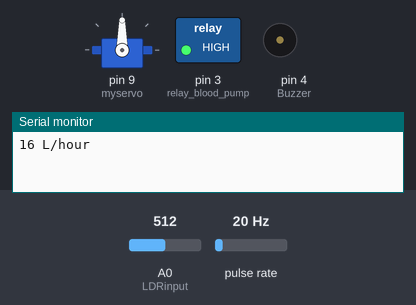
The sketch below on a simulated Arduino Uno, built with avr-gcc and run on an emulated ATmega328P. Parts: servo, switched loads named in the sketch (green lamp = pin HIGH), buzzer (waves = sounding, pin HIGH), the last lines printed to the serial monitor. Wiring (inferred from the names in the program): pulse sensor: data pin 2. Inputs (shaded band) come from the test bench; at power-on: A0 (LDRinput) = 512, pulse rate 20 Hz.

Above: at 1.2 s.
1.3 s: A0 (LDRinput) set to 706
2.8 s: A0 (LDRinput) set to 732
At 4.0 s:
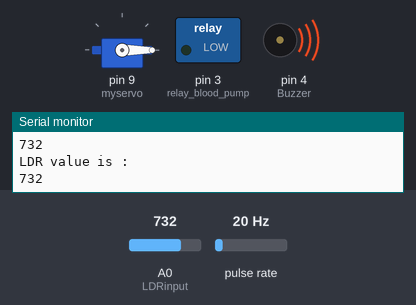
4.4 s: A0 (LDRinput) set to 716
At 4.8 s:
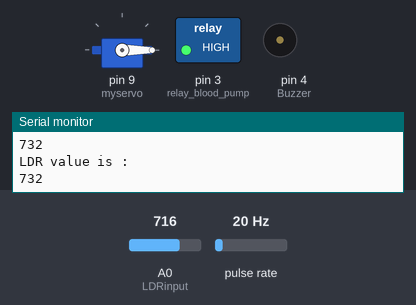
6.0 s: A0 (LDRinput) set to 900
At 7.1 s:
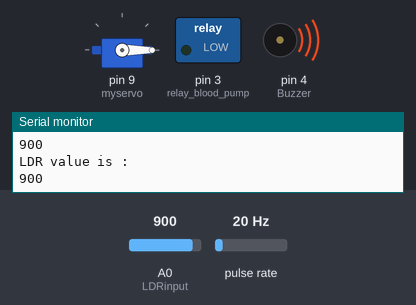
7.6 s: pulse rate (sensor on pin 2) set to 196 Hz
10.6 s: A0 (LDRinput) set to 710
At 12.0 s:
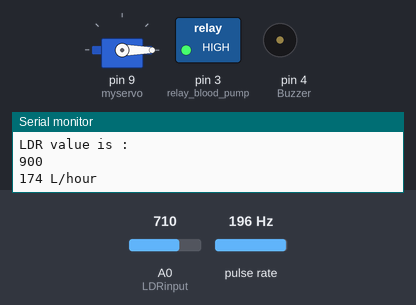
Timing chart, 0 to 13.2 s (numbered marks = the images above; inputs shaded):
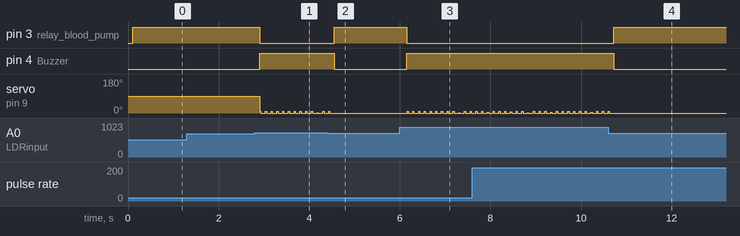

Measured:
- the behaviour switches between 720 and 721 on A0 (LDRinput) (found by bisection; images 0 and 1)
- after the input at 2.8 s, pin 3 (relay_blood_pump): HIGH → LOW after 0.11 s; pin 4 (Buzzer): LOW → HIGH after 0.11 s
- after the input at 4.4 s, pin 3 (relay_blood_pump): LOW → HIGH after 0.15 s; pin 4 (Buzzer): HIGH → LOW after 0.15 s; servo on pin 9 (myservo): goes on until 4.5 s, then stays 0°
- after the input at 6.0 s, pin 3 (relay_blood_pump): HIGH → LOW after 0.16 s; pin 4 (Buzzer): LOW → HIGH after 0.16 s
- after the input at 10.6 s, pin 3 (relay_blood_pump): LOW → HIGH after 0.12 s; pin 4 (Buzzer): HIGH → LOW after 0.12 s; servo on pin 9 (myservo): goes on until 10.6 s, then stays 0°

The sketch:

blood_circuit.ino
```cpp
int flow_frequency; // Measures flow sensor pulsesunsigned

int l_hour; // Calculated litres/hour
int flowsensor = 2; // Sensor Input
float currentTime;
long cloopTime;
//LDR
int LDRinput= A0;
int Buzzer=4;
int relay_blood_pump= 3;
//servo motor
#include <Servo.h>

Servo myservo;  // create servo object to control a servo
// twelve servo objects can be created on most boards

int pos=0 ;
void flow () // Interrupt function

{
   flow_frequency++;
}

void setup()
{
   pinMode(flowsensor, INPUT);
   digitalWrite(flowsensor, HIGH); // Optional Internal Pull-Up
   Serial.begin(9600);
   attachInterrupt(0, flow, RISING); // Setup Interrupt
   sei(); // Enable interrupts
   currentTime = millis();
   cloopTime = currentTime;
   pinMode(LDRinput, INPUT);
   pinMode(Buzzer, OUTPUT);
   pinMode(relay_blood_pump,OUTPUT);
   //servo motor
   myservo.attach(9);
}

void loop ()
{
   //LDR
   int value = analogRead(LDRinput);
   // smoothing the value
   int sum = 0, n =10;

   for (int i =1; i<= n;i++){
      sum += value;
      delay (10);
   }
   value = sum / n;

   if(value>720)
   {
      Serial.println("LDR value is :");//Prints the value of LDR to Serial Monitor.
      Serial.println(value);
      digitalWrite(Buzzer,HIGH);
      digitalWrite(relay_blood_pump,LOW);
      for (pos = 0; pos <= 180; pos += 1) { // goes from 0 degrees to 180 degrees
         // in steps of 1 degree
         myservo.write(pos);              // tell servo to go to position in variable 'pos'
      }
      for (pos = 180; pos >= 0; pos -= 1) { // goes from 180 degrees to 0 degrees
         myservo.write(pos);              // tell servo to go to position in variable 'pos'
      }
   }
   else
   {
      digitalWrite(Buzzer,LOW);
      digitalWrite(relay_blood_pump,HIGH);
   }

   currentTime = millis();
   // Every second, calculate and print litres/hour
   if(currentTime >= (cloopTime + 1000))
   {
      cloopTime = currentTime; // Updates cloopTime
      l_hour = (flow_frequency *60 /73 ); // (Pulse frequency x 60 min) / 73 Q = flowrate in L/hour
      flow_frequency = 0; // Reset Counter
      Serial.print(l_hour); // Print litres/hour
      Serial.println(" L/hour");
   }
}
```
